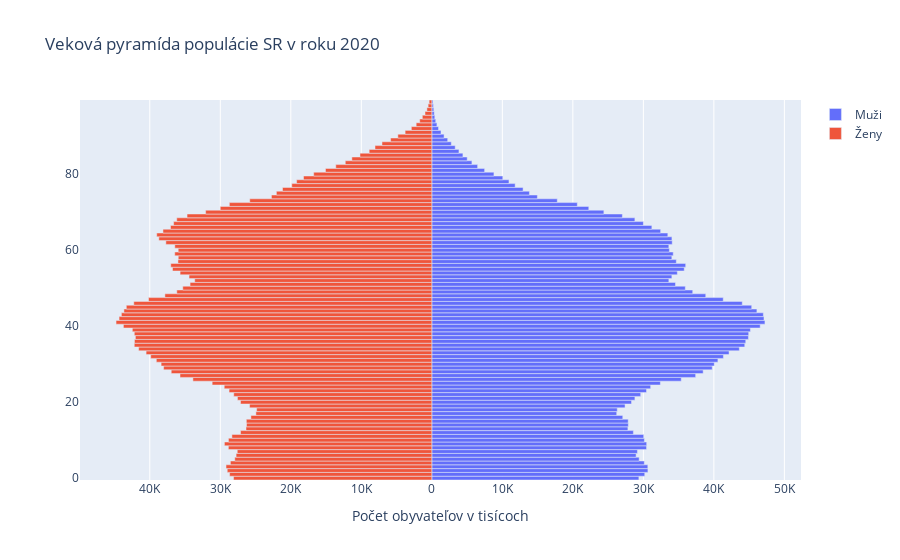

The code cell stored with this chart in its notebook:
### Code cell
# Creating instance of the figure
fig = go.Figure()
  
# Adding Male data to the figure
fig.add_trace(go.Bar(y= y_age, x = x_M, 
                     name = 'Muži', 
                     orientation = 'h'))
  
# Adding Female data to the figure
fig.add_trace(go.Bar(y = y_age, x = x_F,
                     name = 'Ženy', orientation = 'h'))
  
# Updating the layout for our graph
fig.update_layout(title = 'Veková pyramída populácie SR v roku 2020',
                 barmode = 'relative',
                 bargap = 0.0, bargroupgap = 0,
                 xaxis = dict(tickvals = [-60000, -50000, -40000, -30000, -20000, -10000,
                                          0, 10000, 20000, 30000, 40000, 50000, 60000],
                                
                              ticktext = ['60K', '50K', '40K', '30K','20K', '10K', '0', 
                                          '10K', '20K', '30K', '40K', '50K', '60K'],
                                
                              title = 'Počet obyvateľov v tisícoch',
                              )
                 )
  
fig.show()
